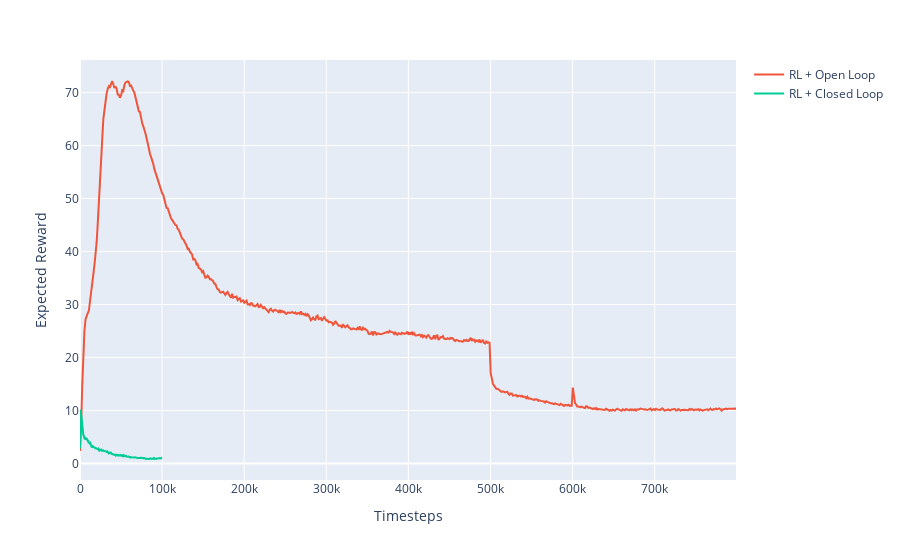

The code cell stored with this chart in its notebook:
### Code cell
fig_a = px.line()
fig_a.update_layout(
    # title_text="attr",
    # title_xanchor="center",
    # title_x=0.5,
    xaxis_title="Timesteps",
    yaxis_title="Expected Reward",
)

fig_a.add_scatter(x=open_loop_a_df.index * (open_loop_a_df.iloc[1]["step"] - open_loop_a_df.iloc[0]["step"]), y=open_loop_a_df.value, name="RL + Open Loop")
fig_a.add_scatter(x=closed_loop_a_df.index * (closed_loop_a_df.iloc[1]["step"] - closed_loop_a_df.iloc[0]["step"]), y=closed_loop_a_df.value, name="RL + Closed Loop")

### Figure 1 — Plotly figure (JSON) as saved in the notebook; plotly's stock layout.template omitted (floating-point values rounded to 4 significant figures; data arrays with more than 128 entries replaced by an {"elided": "..."} marker saying what was removed)
{"data": [{"hovertemplate": "<extra></extra>", "legendgroup": "", "line": {"color": "#636efa", "dash": "solid"}, "marker": {"symbol": "circle"}, "mode": "lines", "name": "", "orientation": "v", "showlegend": false, "type": "scatter", "xaxis": "x", "yaxis": "y"}, {"name": "RL + Open Loop", "type": "scatter", "x": {"elided": "592 int values"}, "y": {"elided": "592 float values"}}, {"name": "RL + Closed Loop", "type": "scatter", "x": {"elided": "245 int values"}, "y": {"elided": "245 float values"}}], "layout": {"legend": {"tracegroupgap": 0}, "margin": {"t": 60}, "xaxis": {"anchor": "y", "domain": [0, 1], "title": {"text": "Timesteps"}}, "yaxis": {"anchor": "x", "domain": [0, 1], "title": {"text": "Expected Reward"}}}}
